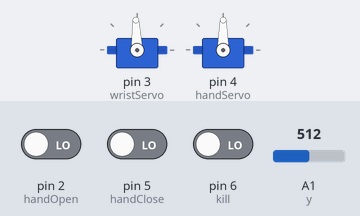
The sketch below on a simulated Arduino Uno, built with avr-gcc and run on an emulated ATmega328P. Parts: 2 × servo. The inputs (shaded band) are chosen by the test bench; at power-on: A1 (y) = 512, pin 2 (handOpen) LOW, pin 5 (handClose) LOW, pin 6 (kill) LOW.

Above: at 1.2 s.
1.3 s: A1 (y) set to 716
At 1.6 s:
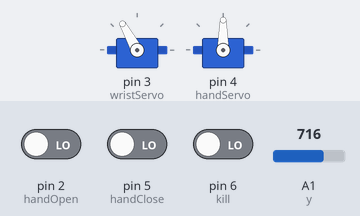
2.8 s: A1 (y) set to 900
At 4.0 s:
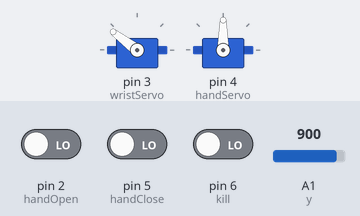
4.3 s: A1 (y) set to 1023
At 5.1 s:
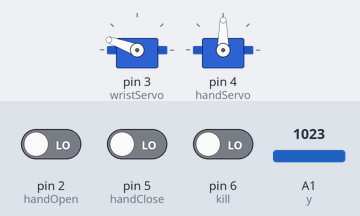
5.8 s: A1 (y) set to 306
At 7.1 s:
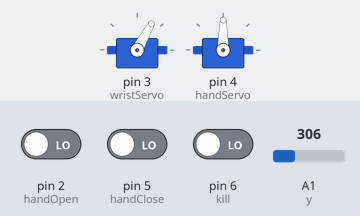
7.4 s: pin 2 (handOpen) driven HIGH
At 8.6 s:
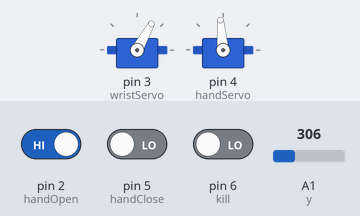
8.9 s: A1 (y) set to 122
At 9.8 s:
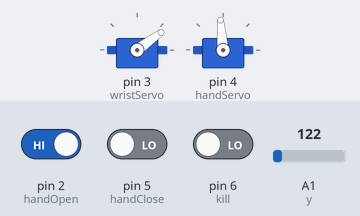
Timing chart, 0 to 11.4 s (numbered marks = the images above; inputs shaded):
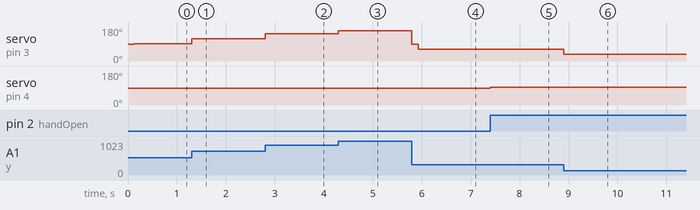

The sketch:

Wrist_and_Hand_Movement.ino
```cpp
// Code kill switch (done) and stow arm (stow arm away, take a lok at zack code)

#include <Servo.h>

const int y = A1; // analog pin connected to VRy
const int handOpen = 2; // Digital pin for button
const int handClose = 5; // Digital pin for button
const int kill = 6;
bool isDead = false;

bool wasPos = true;
bool wasNeg = true;

Servo wristServo;
Servo handServo;


/*For preventing jerky movement, make sure the difference between
   two read analog inputs does not exceed 2 or more
*/

/*
 * Setup for the folowing:
 *    button handOpen
 *    button handClose
 *    button kill
 *    wristServo
 *    handServo
 */
void setup() {
  pinMode(handOpen, INPUT);
  digitalWrite(handOpen, LOW);

  pinMode(handClose, INPUT);
  digitalWrite(handClose, LOW);

  pinMode(kill, INPUT);
  digitalWrite(kill, LOW);

  wristServo.attach(3);
  handServo.attach(4);

  Serial.begin(9600);
}

void hand() {
  if (digitalRead(handOpen) == HIGH) {
    handServo.write(95);
    }
  else if (digitalRead(handClose) == HIGH) {
    handServo.write(85);
  }
  else {
    handServo.write(90);
  }
}

void wrist() {
  int gradual = analogRead(y);

  if (gradual < 501) {

    if (wasPos == true)
    {
      wasNeg = true;
      wasPos = false;
      wristServo.write(90);
      delay(125);
    }

    int gradualDown = map(gradual, 500, 15, 88, 20 );
    wristServo.write(gradualDown);
    wasPos = false;

  }
  else if (gradual  > 510) {

    if (wasNeg == true)
    {
      wasNeg = false;
      wasPos = true;
      wristServo.write(90);
      delay(125);
    }

    int gradualUp = map(gradual, 510, 1023, 92, 160);
    wristServo.write(gradualUp);
    wasPos = true;

  }
  else {
    wristServo.write(90);
  }
}

void killSwitch(){
  if (digitalRead(kill) == HIGH and isDead == false){
    while(1){
      handServo.write(90);
      wristServo.write(90);
      isDead = true;
    }
  }
}


void loop() {
  wrist();
  hand();
  killSwitch();
}
```

Measured:
- after the input at 1.3 s, servo on pin 3 (wristServo): 92° → 119° at once
- after the input at 2.8 s, servo on pin 3 (wristServo): 119° → 143° at once
- after the input at 4.3 s, servo on pin 3 (wristServo): 143° → 160° at once
- after the input at 5.8 s, servo on pin 3 (wristServo): 160° → 90° at once, → 61° 0.13 s later
- after the input at 7.4 s, servo on pin 4 (handServo): 90° → 95° at once
- after the input at 8.9 s, servo on pin 3 (wristServo): 61° → 36° at once
